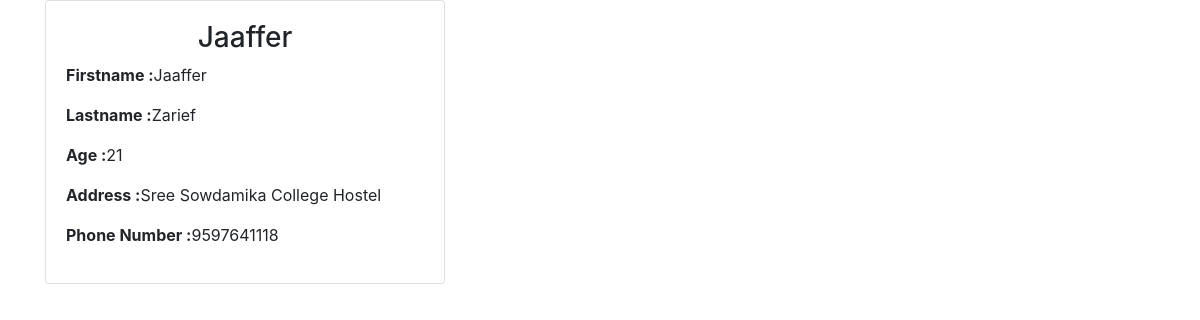
/1/, run on the app's committed database.
### SampleApp/models.py (models this page shows)
class Student(models.Model):
    firstname = models.CharField(max_length=100)
    lastname = models.CharField(max_length=100)
    username = models.CharField(max_length=100)
    email = models.EmailField(max_length=100)
    age = models.IntegerField()
    address = models.CharField(max_length=255)
    phone_number = models.IntegerField()

### SampleApp/views.py (the view)
# urls.py: path('<int:id>/',views.details, name='details'),
def details(request, id):
    student_detail = get_object_or_404(Student, pk=id)
    context = {'student_detail': student_detail}
    return render(request, 'detail.html', context)

### SampleApp/templates/detail.html (shortened to what this page needs)
<!DOCTYPE html>
<html lang="en">
<head>
    <link rel="stylesheet" href="https://cdn.jsdelivr.net/npm/bootstrap@4.4.1/dist/css/bootstrap.min.css">
</head>
<body>
    <div class="container">
    <div class="card" style="width: 25rem;">
        <div class="card-body">
            <h3 class="text-center"> {{student_detail.username}}</h3>
            <span class="d-flex">
                <label><b>Firstname :</b></label>
                <p> {{student_detail.firstname}}</p>
            </span>
            <span class="d-flex">
                <label><b>Lastname :</b></label>
                <p> {{student_detail.lastname}}</p>
            </span>
            <span class="d-flex">
                <label><b>Age :</b></label>
                <p> {{student_detail.age}}</p>
            </span>
            <span class="d-flex">
                <label><b>Address :</b></label>
                <p> {{student_detail.address}}</p>
            </span>
            <span class="d-flex">
                <label><b>Phone Number :</b></label>
                <p> {{student_detail.phone_number}}</p>
            </span>
        </div>
    </div>
    </div>
</body>
</html>

### data on the page
Student: username "Jaaffer", firstname "Jaaffer", lastname "Zarief", age "21", address "Sree Sowdamika College Hostel", phone_number "9597641118"
